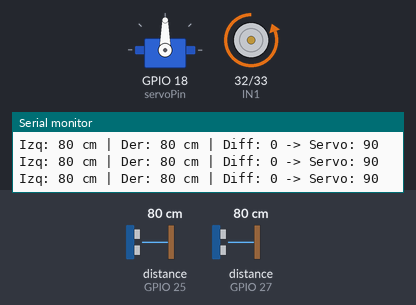
Recording of a sketch running on a simulated ESP32. Shown: servo, motor-driver pin pairs drawn as motors (green arrow = first pin HIGH = forward, orange = second pin HIGH = backward, longer = more drive), the last lines printed to the serial monitor. Wiring (inferred from the names in the program): 2 × ultrasonic range finder: trigger GPIO 23, echo GPIO 25 / trigger GPIO 26, echo GPIO 27. The inputs (shaded band) are chosen by the test bench; at power-on: distance to the obstacle (sensors on GPIO 25, GPIO 27) 80 cm. The echo pulse lasts 58.3 µs per cm.

Above: at 1.4 s.
1.5 s: distance to the obstacle (sensor on GPIO 25) set to 2 cm
At 2.5 s:
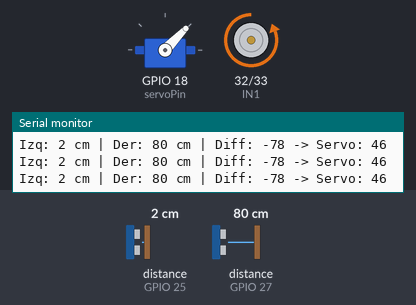
3.0 s: distance to the obstacle (sensor on GPIO 27) set to 35 cm
At 3.6 s:
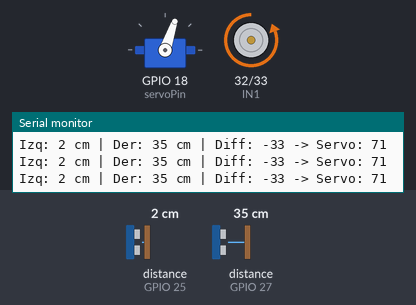
4.5 s: distance to the obstacle (sensor on GPIO 25) set to 60 cm
At 4.9 s:
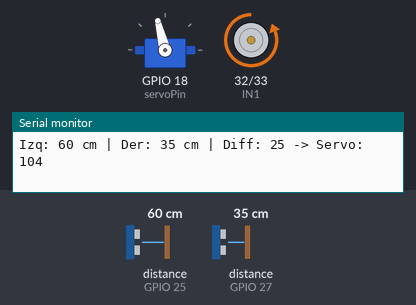
6.0 s: distance to the obstacle (sensor on GPIO 27) set to 2 cm
At 7.2 s:
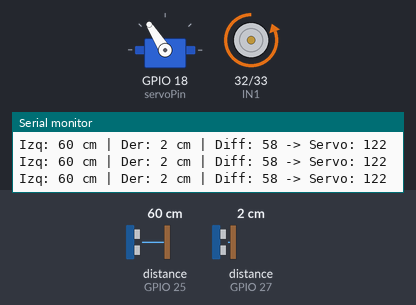
7.5 s: distance to the obstacle (sensor on GPIO 27) set to 60 cm
At 8.6 s:
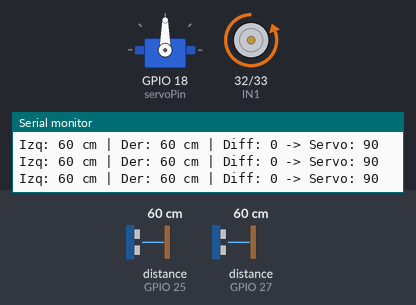
Timing chart, 0 to 10.0 s (numbered marks = the images above; inputs shaded):
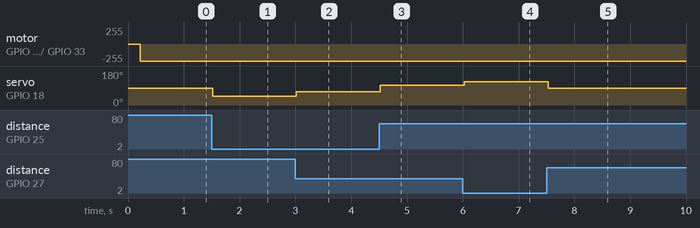

Measured:
- after the input at 1.5 s, servo on GPIO 18 (servoPin): 90° → 46° at once
- after the input at 3.0 s, servo on GPIO 18 (servoPin): 46° → 71° at once
- after the input at 4.5 s, servo on GPIO 18 (servoPin): 71° → 104° at once
- after the input at 6.0 s, servo on GPIO 18 (servoPin): 104° → 122° at once
- after the input at 7.5 s, servo on GPIO 18 (servoPin): 122° → 90° at once

The sketch:

open_challengev2.ino
```cpp
#include <Wire.h>
#include <ESP32Servo.h>

// ---------- VARIABLES NUEVAS PARA CONTROL DE EXTREMOS ----------
/*
unsigned long tiempoEnExtremo = 0;
bool enExtremo = false;
const unsigned long limiteExtremo = 200; // ms en extremo

unsigned long tiempoEnCentro = 0;
bool enCentro = false;
const unsigned long duracionCentro = 180; // ms en 90°

int ultimoServoAngle = 90; // guarda el último ángulo aplicado
*/

// ---------- PINES ----------
const int trigLeft  = 23;
const int echoLeft  = 25;
const int trigRight = 26;
const int echoRight = 27;


const int servoPin = 18;

const int IN1 = 32; // Motor driver input 1
const int IN2 = 33; // Motor driver input 2

// ---------- PARÁMETROS ----------
const unsigned long usIntervalMs = 100UL; // intervalo de lectura ultras (ms)
const int maxDistance = 80;                // máximo considerado por sensor (cm)
const int diffMax = maxDistance;           // máximo (absoluto) para la diferencia
const int servoCenter = 90;
const int servoLeft   = 45;   // ángulo mínimo
const int servoRight  = 135;  // ángulo máximo

// ---------- VARIABLES ----------
Servo myServo;
unsigned long lastUsRead = 0;

int ultrasonicoizquierda = 0;
int ultrasonicoderecha = 0;
int calculodistancia = 0; // izquierda - derecha

// ---------- PROTOTIPOS ----------
void motorAvanzar();
void motorStop();
void motorReversa();
int leerDistanciaUltrasonico(int trigPin, int echoPin);

// ---------- FUNCIONES MOTOR ----------
void motorAvanzar() {
  digitalWrite(IN1, LOW);
  digitalWrite(IN2, HIGH);
}

void motorStop() {
  digitalWrite(IN1, LOW);
  digitalWrite(IN2, LOW);
}

void motorReversa() {
  digitalWrite(IN1, HIGH);
  digitalWrite(IN2, LOW);
}

// ---------- FUNCION ULTRASONICO ----------
int leerDistanciaUltrasonico(int trigPin, int echoPin) {
  digitalWrite(trigPin, LOW);
  delayMicroseconds(2);
  digitalWrite(trigPin, HIGH);
  delayMicroseconds(10);
  digitalWrite(trigPin, LOW);

  unsigned long duracion = pulseIn(echoPin, HIGH, 30000UL);

  if (duracion == 0) {
    return 0; // sin eco → devolvemos 0
  }

  float distanciaF = (duracion * 0.0343f) / 2.0f;
  int distancia = (int)round(distanciaF);
  if (distancia < 0) distancia = 0;

  return distancia;
}

// ---------- SETUP ----------
void setup() {
  Serial.begin(115200);
  delay(10);

  pinMode(IN1, OUTPUT);
  pinMode(IN2, OUTPUT);
  motorStop();

  pinMode(trigLeft, OUTPUT);
  pinMode(echoLeft, INPUT);
  pinMode(trigRight, OUTPUT);
  pinMode(echoRight, INPUT);
  digitalWrite(trigLeft, LOW);
  digitalWrite(trigRight, LOW);

  myServo.attach(servoPin);
  myServo.write(servoCenter);
  delay(200);

  Serial.println("Setup listo. Empezando lecturas (millis non-blocking).");
}

// ---------- LOOP ----------
void loop() {
  unsigned long now = millis();

  if (now - lastUsRead >= usIntervalMs) {
    lastUsRead = now;

    ultrasonicoizquierda = leerDistanciaUltrasonico(trigLeft, echoLeft);
    ultrasonicoderecha  = leerDistanciaUltrasonico(trigRight, echoRight);

    calculodistancia = ultrasonicoizquierda - ultrasonicoderecha;

    if (calculodistancia > diffMax) calculodistancia = diffMax;
    if (calculodistancia < -diffMax) calculodistancia = -diffMax;

    int servoAngle = map(calculodistancia, -diffMax, diffMax, servoLeft, servoRight);

    // ---- CONTROL DE TIEMPO EN EXTREMOS ----
    /*
    if (servoAngle == servoLeft || servoAngle == servoRight) {
      if (!enExtremo) {
        tiempoEnExtremo = now;
        enExtremo = true;
      } else {
        if (now - tiempoEnExtremo >= limiteExtremo) {
          servoAngle = servoCenter; // forzar regreso a 90°
          enExtremo = false;
          tiempoEnCentro = now; // empezar contador de 200 ms en 90°
          enCentro = true;
        }
      }
    } else {
      enExtremo = false;
    }

    // ---- CONTROL DE DURACION EN CENTRO ----
    if (enCentro) {
      if (now - tiempoEnCentro < duracionCentro) {
        servoAngle = servoCenter; // mantener 90°
      } else {
        enCentro = false; // se acabó el tiempo en 90°, seguir normal
      }
    }

    ultimoServoAngle = servoAngle;
    */


    myServo.write(servoAngle);

    motorAvanzar();

    Serial.print("Izq: "); Serial.print(ultrasonicoizquierda);
    Serial.print(" cm | Der: "); Serial.print(ultrasonicoderecha);
    Serial.print(" cm | Diff: "); Serial.print(calculodistancia);
    Serial.print(" -> Servo: "); Serial.println(servoAngle);
  }
}
```
